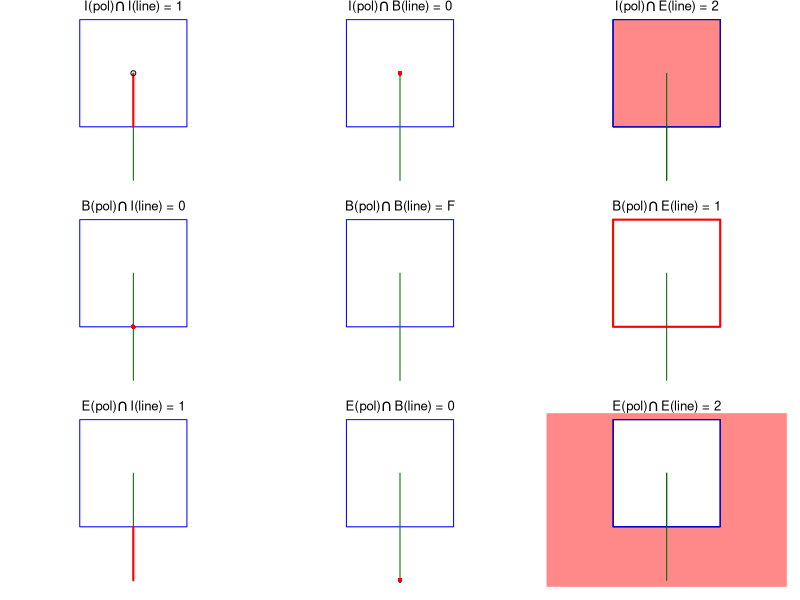

The R script that drew this image:
## ---- chunk 1
#| label: de-9im-strings
#| echo: true
#| code-fold: true
library(sf)
polygon <- po <- st_polygon(list(rbind(c(0,0), c(1,0), c(1,1), c(0,1), c(0,0))))
p0 <- st_polygon(list(rbind(c(-1,-1), c(2,-1), c(2,2), c(-1,2), c(-1,-1))))
line <- li <- st_linestring(rbind(c(.5, -.5), c(.5, 0.5)))
s <- st_sfc(po, li)

par(mfrow = c(3,3))
par(mar = c(1,1,1,1))

# "1020F1102"
# 1: 1
plot(s, col = c(NA, 'darkgreen'), border = 'blue', main = expression(paste("I(pol)",intersect(),"I(line) = 1")))
lines(rbind(c(.5,0), c(.5,.495)), col = 'red', lwd = 2)
points(0.5, 0.5, pch = 1)

# 2: 0
plot(s, col = c(NA, 'darkgreen'), border = 'blue', main = expression(paste("I(pol)",intersect(),"B(line) = 0")))
points(0.5, 0.5, col = 'red', pch = 16)

# 3: 2
plot(s, col = c(NA, 'darkgreen'), border = 'blue', main = expression(paste("I(pol)",intersect(),"E(line) = 2")))
plot(po, col = '#ff8888', add = TRUE)
plot(s, col = c(NA, 'darkgreen'), border = 'blue', add = TRUE)

# 4: 0
plot(s, col = c(NA, 'darkgreen'), border = 'blue', main = expression(paste("B(pol)",intersect(),"I(line) = 0")))
points(.5, 0, col = 'red', pch = 16)

# 5: F
plot(s, col = c(NA, 'darkgreen'), border = 'blue', main = expression(paste("B(pol)",intersect(),"B(line) = F")))

# 6: 1
plot(s, col = c(NA, 'darkgreen'), border = 'blue', main = expression(paste("B(pol)",intersect(),"E(line) = 1")))
plot(po, border = 'red', col = NA, add = TRUE, lwd = 2)

# 7: 1
plot(s, col = c(NA, 'darkgreen'), border = 'blue', main = expression(paste("E(pol)",intersect(),"I(line) = 1")))
lines(rbind(c(.5, -.5), c(.5, 0)), col = 'red', lwd = 2)

# 8: 0
plot(s, col = c(NA, 'darkgreen'), border = 'blue', main = expression(paste("E(pol)",intersect(),"B(line) = 0")))
points(.5, -.5, col = 'red', pch = 16)

# 9: 2
plot(s, col = c(NA, 'darkgreen'), border = 'blue', main = expression(paste("E(pol)",intersect(),"E(line) = 2")))
plot(p0 / po, col = '#ff8888', add = TRUE)
plot(s, col = c(NA, 'darkgreen'), border = 'blue', add = TRUE)
